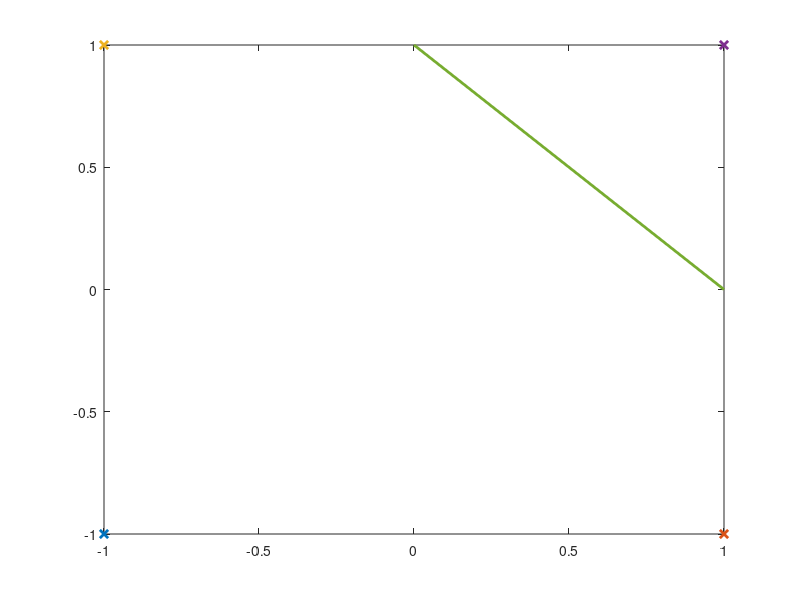

MATLAB code to generate this figure:
X_mat = [-1 -1;
     -1 1;
     1 -1;
     1 1];
Y_mat = [-1;
     -1;
     -1;
     1];
 
W = [1 1];

B = -1;
for j = 1:200 
for i = 1:4
    X = X_mat(i,:);
    Y = Y_mat(i,:);
    N = sign(X*W' + B);
    error = Y - N
    W = W + X*error;
    B = B + error; 
end
end
x1 = X_mat(:,1);
x2 = X_mat(:,2);
 plot(x2(1) , x1(1) ,'x','linewidth' , 2);
 hold on
 plot(x2(2) , x1(2) ,'x','linewidth' , 2);
 plot(x2(3) , x1(3) ,'x','linewidth' , 2);
 plot(x2(4) , x1(4) ,'x','linewidth' , 2);
 plot([0,-(B/W(1))],[-(B/W(2)),0],'linewidth' , 2)